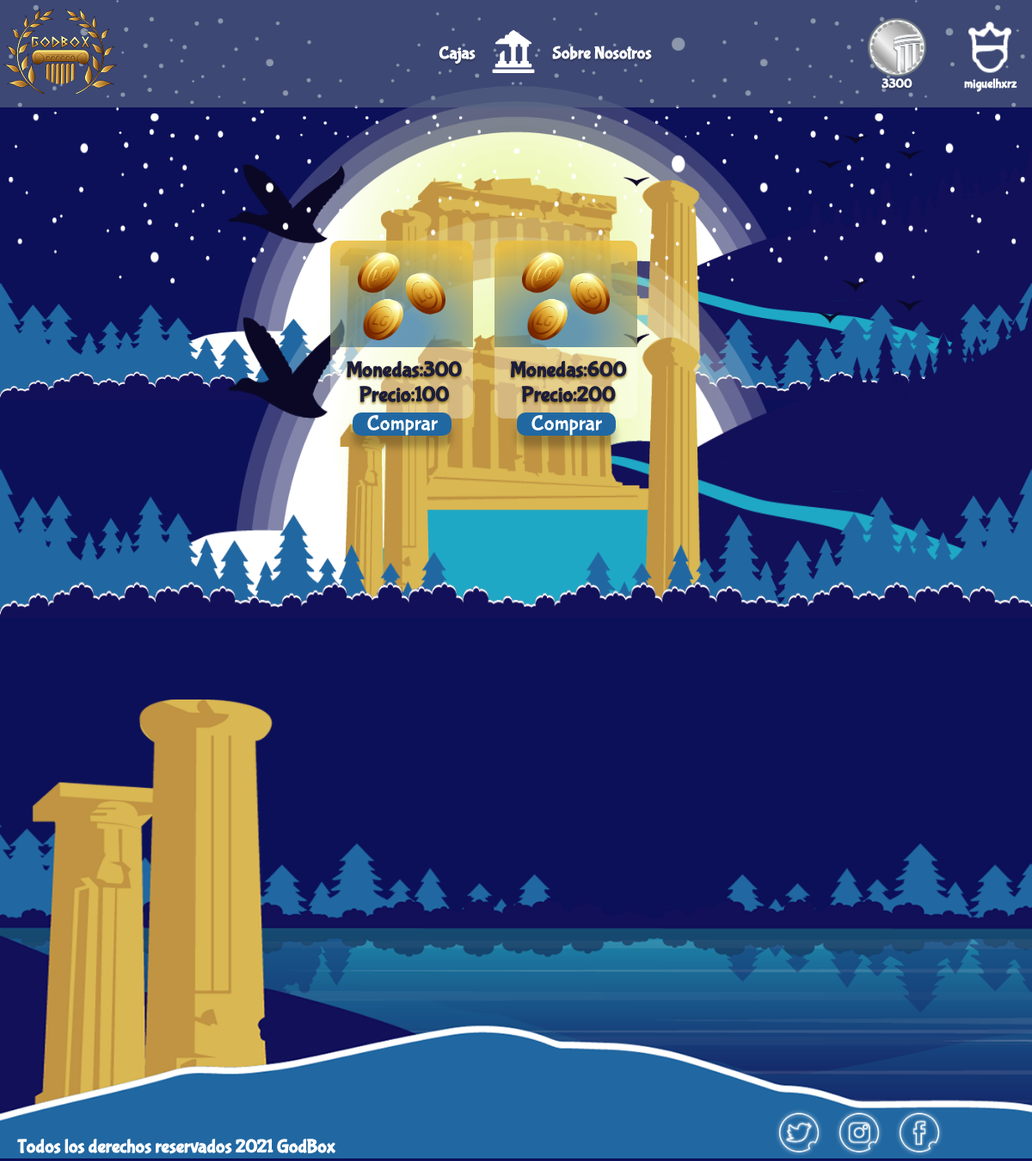
/view/buy_coins.php (signed in), run on the app's committed database.
### tables this page shows
CREATE TABLE `users` (
  `username` varchar(45) NOT NULL,
  `password` varchar(45) NOT NULL,
  `coins` int(11) NOT NULL,
  `id` varchar(45) NOT NULL,
  `email` varchar(45) NOT NULL,
  `address` varchar(45) NOT NULL,
  `birth` varchar(45) NOT NULL,
  `fecha de registro` varchar(11) NOT NULL
);

CREATE TABLE `coins` (
  `id` varchar(10) NOT NULL,
  `quantity` int(20) NOT NULL,
  `price` int(20) NOT NULL,
  `image` varchar(50) NOT NULL,
  `Fecha de registro` varchar(20) NOT NULL
);

### model/connect_db.php (called while the page is built, shortened)
<?php
class connect_db {
  var $conection;
  function __construct () {
    $server_conect = "localhost";
    $username = "root";
    $password = "123456789";
    $use_db = "godbox";
    $this->conection = new mysqli($server_conect, $username, $password, $use_db);
  }
  function add_instruc($instruct) {
    return $this->conection->query($instruct);
  }
}
?>

### model/user.php (called while the page is built, shortened)
<?php
  class user {
  private $data_base;
  function __construct() {
    $this->data_base= new connect_db();
  }
    function getCoinsdb($username){
      $query_send = "SELECT `coins` FROM `users` WHERE `username` = '".$username."'";
      $question =  $this->data_base->add_instruc($query_send);
      if(mysqli_num_rows($question) > 0){
         $rows = mysqli_fetch_array($question);
         return $rows['coins'];
      }else {
        return 0;
      }
    }
}
?>

### controllers/buy-coins-controller.php (called while the page is built, shortened)
<?php
  require_once('../model/user.php');
  require_once('../model/coins.php');
  $coin = new coins();
  $show = $coin->showCoins();
?>

### model/coins.php (called while the page is built, shortened)
<?php
require_once('../model/connect_db.php');
class coins {
  private $data_base;
  function coins() {
    $this->data_base=new connect_db();
  }
  function showCoins() {
    $query_send = "SELECT * FROM `coins`";
    $question = $this->data_base->add_instruc($query_send);
    $result = array();
    if(mysqli_num_rows($question) > 0){
        while($rows = mysqli_fetch_array($question)){
          array_push($result, $rows);
        }
        return $result;
      }else {
       return 0;
      }
  }
}
?>

### view/buy_coins.php (the view, shortened to what this page needs)
<?php
    require_once('../controllers/buy-coins-controller.php');
    require_once('../controllers/header-controller.php');
?>
<!DOCTYPE html>
<html lang="en">
<head>
    <link href="../css/compraMonedas.css" rel="stylesheet">
</head>
<body>
    <?php include($header); ?>
    <main class="container">
        <div class="grid-container">
            <?php for ($i=0; $i < count($show); $i++) {
            echo "<div class='grid-item'>
                <div class='cuadro_items-1'><img src=".$show[$i]['image']."></div>
                    <div class='cuadro_items-2'>
                        <h3 id='coins'>Monedas:".$show[$i]['quantity']."</h3>
                        <h3 id='price'>Precio:".$show[$i]['price']."</h3>
                    </div>
                    <form method='POST' action='../view/confirmar.php'>
                        <input type='hidden' name='coin_id' value=".$show[$i]['id'].">
                        <button class='box__button-buy'>Comprar</button>
                    </form>
                </div>";
            } ?>
        </div>
    </main>
    <footer class="footer">
        <h3>Todos los derechos reservados 2021 GodBox</h3>
        <div class="footer__social-media">
            <figure><img src="../assets/icons/twitter.png" alt="twitter"></figure>
            <figure><img src="../assets/icons/instagram.png" alt="instagram"></figure>
            <figure><img src="../assets/icons/facebook.png" alt="facebook"></figure>
        </div>
    </footer>
</body>
</html>
</body>
</html>

### partials/header-user.php (shortened to what this page needs)
<?php
    require_once('../model/connect_db.php');
    require_once('../model/user.php');
    $user = new user();
    $username = $_SESSION['user'];
    $coins = $user->getCoinsdb($username);
?>
<header class="header-u">
        <div class="container-header-u">
            <section class="logo-a">
                <img src="../assets/img/Logo-rezised.png" alt="">
            </section>
            <section class="center-title-u">
                <div class="boxes-link-u">
                    <a href="../view/Boxes.php">
                        <h4>Cajas</h4>
                    </a>
                </div>
                <div class="ico-header-u">
                    <a href="../index.php">
                        <img src="../assets/icons/Home.png" alt="">
                    </a>
                </div>
                <div class="about-link-u">
                    <a href="../view/About-us.php">
                        <h4>Sobre Nosotros</h4>
                    </a>
                </div>
            </section>
            <section class="options-u">
                <div class="link-u">
                    <ul class="btn-menu-u">
                    <a href="../view/buy_coins.php">
                        <img src="../assets/icons/coin.png" alt="" class="item-u">
                        <?php echo "<h3 class ='name'>".$coins."</h3>"?>
                    </a>
                    <li class="item-nav"><img src="../assets/icons/user.png" alt="" class="item-u">
                    <?php echo "<h3 class ='name' id='user_username'>".$_SESSION['user']."</h3>"?>
                    </li>
                    </ul>
                </div>
            </section>
        </div>
    </header>

### css/compraMonedas.css (style rules this page uses)
* { box-sizing: border-box; margin: 0; padding: 0; font-family: 'BubblegumSans'; }
html { font-size: 62.5% }
body { width: 100%; height: 100%; background: #0C1059; background-repeat: no-repeat; background-image: url('../assets/img/header.png'); background-size: 100%; }
button, input[type='submit'], input[type='reset'] { background: none; color: inherit; border: none; padding: 0; font: inherit; cursor: pointer; outline: inherit; }
a { text-decoration: none; color: #fff; }
a { color: #fff; text-shadow: 0px 2px 2px rgba(0, 0, 0, 0.25); text-decoration: none; }
h3 { color: #fff; }
.name { color: #fff; font-size: 1.5rem; width: 68px; height: 15px; }
.header-u { width: 100%; background-color: rgba(86, 101, 132, 0.67); font-size: 2rem; margin-top: auto; }
.container-header-u { width: 100%; height: 100%; display: flex; justify-content: space-between; align-items: center; }
.header-u .container-header-u .center-title-u { display: flex; justify-content: center; align-items: center; align-self: center; width: 100%; margin-right: auto; margin-left: 100px; }
.header-u .container-header-u .center-title-u .boxes-link-u { display: flex; margin-right: 20px; }
.header-u .container-header-u .center-title-u .about-link-u { display: flex; margin-left: 20px; text-align: center; }
.header-u .container-header-u .options-u { display: flex; width: 250px; display: flex; text-align: center; justify-content: space-around; list-style: none; text-decoration: none; }
.header-u .container-header-u .options-u .link-u { display: flex; margin-right: 35px; list-style: none; text-decoration: none; }
.header-u .container-header-u .options-u .link-u .item-u { display: flex; width: 68px; height: 68px; list-style: none; text-decoration: none; }
.btn-menu-u { display: flex; flex-direction: row; justify-content: center; align-items: center; }
.item-nav { margin-left: 30%; list-style: none; text-decoration: none; }
.container { display: flex; flex-direction: column; align-items: center; justify-content: center; align-content: space-around; width: 100%; height: 594px; background-size: 100% 100%; background-repeat: no-repeat; background-image: url('../img/header.png'); }
.grid-container { display: grid; gap: 25px; grid-template-areas: 'titulo titulo titulo titulo titulo' 'cuadro1 cuadro2 cuadro3 cuadro4 cuadro5' 'cuadro6 cuadro7 cuadro8 cuadro9 cuadro10'; }
.box__button-buy { display: flex; align-items: center; justify-content: center; position: relative; top: -7px; bottom: 58px; left: 26px; width: 115.49px; height: 27.6px; font-size: 25px; color: #fff; background-color: #2168A2; border-radius: 10px; filter: drop-shadow(0px 13px 4px rgba(0, 0, 0, 0.25)); cursor: pointer; }
.cuadro_items-1 { display: flex; justify-content: center; align-items: center; width: 166.02px; height: 124.85px; background: radial-gradient(100% 100% at 46.69% 86.55%, rgba(33, 104, 166, 0.67) 0%, rgba(33, 104, 166, 0.67) 17.71%, rgba(234, 190, 63, 0.87) 90.1%); border-radius: 10.1032px 10.1032px 0px 0px; }
.cuadro_items-1 img { width: 101.72px; height: 107.6px; }
.cuadro_items-2 { display: flex; justify-content: center; flex-direction: column; width: 166.02px; height: 82.37px; background-color: #FFFFFF54; border-radius: 0px 0px 10.1032px 10.1032px; text-align: center; }
.cuadro_items-2 h3 { margin-left: 5px; font-size: 25px; margin-top: 0; color: #1c1d3b; text-shadow: 0px 2px 3px rgb(145, 118, 29); }
.footer { display: flex; width: 100%; height: 629px; background-image: url('../assets/img/footer_test.png'); background-repeat: no-repeat; background-position-y: 95px; background-size: 1484px; }
.footer h3 { align-self: flex-end; justify-self: flex-start; margin-left: 20px; color: white; font-size: 2.2rem; }
.footer .footer__social-media { align-self: flex-end; justify-content: flex-end; display: flex; width: 60%; }
.footer__social-media figure { width: 60px; height: 60px; margin-right: 10px; }
.footer__social-media img { width: 100%; height: 100%; cursor: pointer; }

### data on the page
users: coins "3300"
coins: image (picture), quantity "300", price "100"
coins: image (picture), quantity "600", price "200"

### other printed values
$_SESSION['user'] "miguelhxrz"
